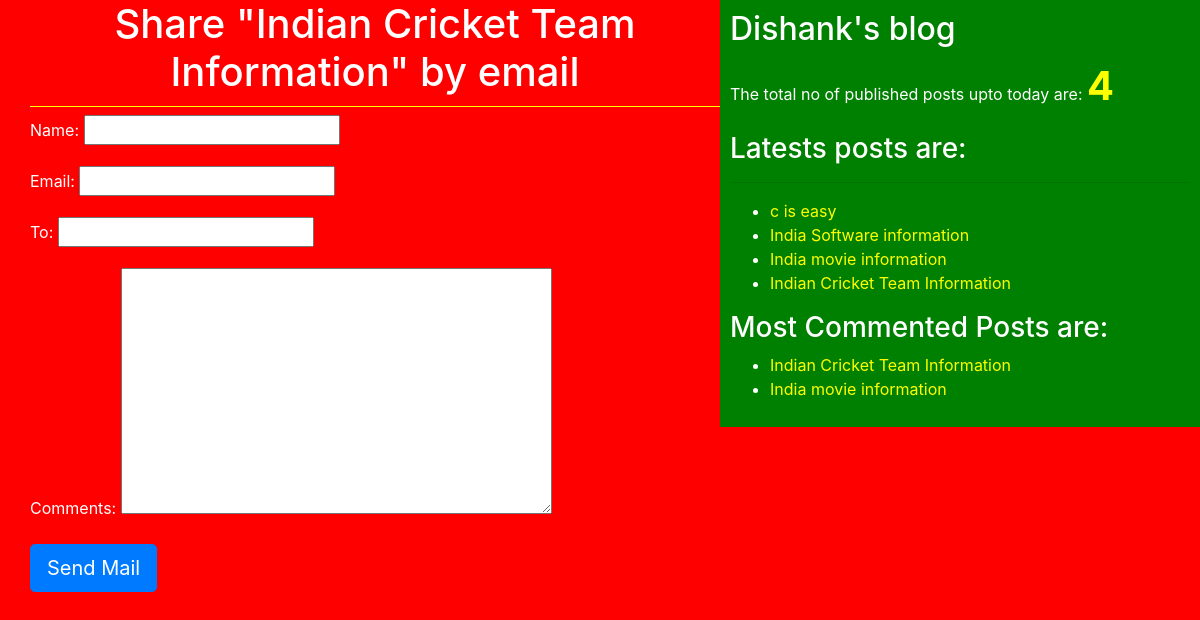
/1/share/, run on the app's committed database.
### blog/models.py (models this page shows, shortened)
class Post(models.Model):
    STATUS_CHOICES=(('draft','Draft'),('published','Published'))
    title=models.CharField(max_length=256)
    slug=models.SlugField(max_length=264,unique_for_date='publish')
    author=models.ForeignKey(User,related_name='blog_posts',on_delete=models.CASCADE)
    body=models.TextField()
    publish=models.DateTimeField(default=timezone.now)
    created=models.DateTimeField(auto_now_add=True)
    updated=models.DateTimeField(auto_now=True)
    status=models.CharField(max_length=10,choices=STATUS_CHOICES,default='draft')
    objects=CustomManager()
    tags=TaggableManager()
    class Meta:
        ordering=('-publish',)
    def get_absolute_url(self):
        return reverse('post_detail',args=[self.publish.year,self.publish.strftime('%m'),self.publish.strftime('%d'),self.slug])

### blog/views.py (the view)
# urls.py: re_path(r'^(?P<id>\d+)/share/', views.mail_send_view)
def mail_send_view(request,id):
    post=get_object_or_404(Post,id=id,status='published')
    sent=False
    if request.method=='POST':
        form=EmailSenderForm(request.POST)
        if form.is_valid():
            cd=form.cleaned_data
            subject='{}({}) recommends you to read"{}"'.format(cd['name'],cd['email'],(post.title))
            post_url= request.build_absolute_uri(post.get_absolute_url())
            message='Read Post At: \n {}\n\n{}\'s Comments:\n{}'.format(post_url,cd['name'],cd['comments'])
            send_mail(subject,message,'durga@blog.com',[cd['to']])
            sent=True
    else:
        form=EmailSenderForm()
    return render(request,'blog/sharebymail.html',{'form':form,'post':post,'sent':sent})

### blog/forms.py
class EmailSenderForm(forms.Form):
    name=forms.CharField()
    email=forms.EmailField()
    to=forms.EmailField()
    comments = forms.CharField(required=False,widget=forms.Textarea)

### blog/models.py (called while the page is built)
    def get_queryset(self):
        return super().get_queryset().filter(status='published')

### blog/templatetags/blog_tags.py (called while the page is built)
@register.simple_tag(name='my_tag')
def total_posts():
    return Post.objects.count()

@register.inclusion_tag('blog/latest_posts123.html')
def show_latest_posts(count):
    latest_posts=Post.objects.order_by('-publish')[:count]
    return {'latest_posts':latest_posts}

@register.simple_tag
def get_most_commented_posts(count=2):
    return Post.objects.annotate(total_comments=Count('comments')).order_by('-total_comments')[:count]

### templates/blog/sharebymail.html (shortened to what this page needs)
{%extends 'blog/base.html'%}
  {%block content%}
    {%if sent %}
      <h1>Email Successfully Sent</h1>
      <h2>Post with title: "{{post.title}}" info shared by email</h2>
    {%else%}
      <h1>Share "{{post.title}}" by email</h1>
      <form method="post">
        {{form.as_p}}
        <input type="submit" class='btn btn-primary btn-lg' name="" value="Send Mail">
      </form>
    {%endif%}
  {%endblock%}

### templates/blog/base.html (shortened to what this page needs)
<!DOCTYPE html>
{%load blog_tags%}
{%load static%}
<html lang="en" dir="ltr">
  <head>
    <link rel="stylesheet" href="https://stackpath.bootstrapcdn.com/bootstrap/4.5.0/css/bootstrap.min.css">
  <link rel="stylesheet" href="{%static '/css/blog.css'%}">
</head>
  <body>
    <div class="content">
        {%block content%}
        {%endblock%}
    </div>
    <div class="sidebar">
        <h2>Dishank's blog</h2>
        <p>The total no of published posts upto today are: <span id="pcount">{%my_tag%}</span></p>
        <h3>Latests posts are:</h3><hr>{%show_latest_posts 10%}
        <h3>Most Commented Posts are:</h3>
        {%get_most_commented_posts as most_commented_posts%}
        <ul>
        {% for post in most_commented_posts %}
            <li> <a href="{{post.get_absolute_url}}">{{post.title}}</a> </li>
        {% endfor %}
        </ul>
    </div>
  </body>
</html>

### templates/blog/latest_posts123.html
<ul>
{% for post in latest_posts %}
    <li> <a href="{{post.get_absolute_url}}">{{post.title}}</a> </li>
{% endfor %}
</ul>

### static/css/blog.css (style rules this page uses)
.content { width: 60%; float: left; padding: 0 0 0 30px; background: red; height: 100%; }
.sidebar { width: 40%; float: right; padding: 10px; background: green; height: 100%; }
h1 { text-align: center; border-bottom: 1px solid yellow; padding-bottom: 10px; }
body { color: white; background-color: red; }
a { color: yellow; }
#pcount { font-size: 40px; color: yellow; font-weight: bold; }

### data on the page
Post: title "Indian Cricket Team Information"
Post: title "c is easy"
Post: title "India Software information"
Post: title "India movie information"
